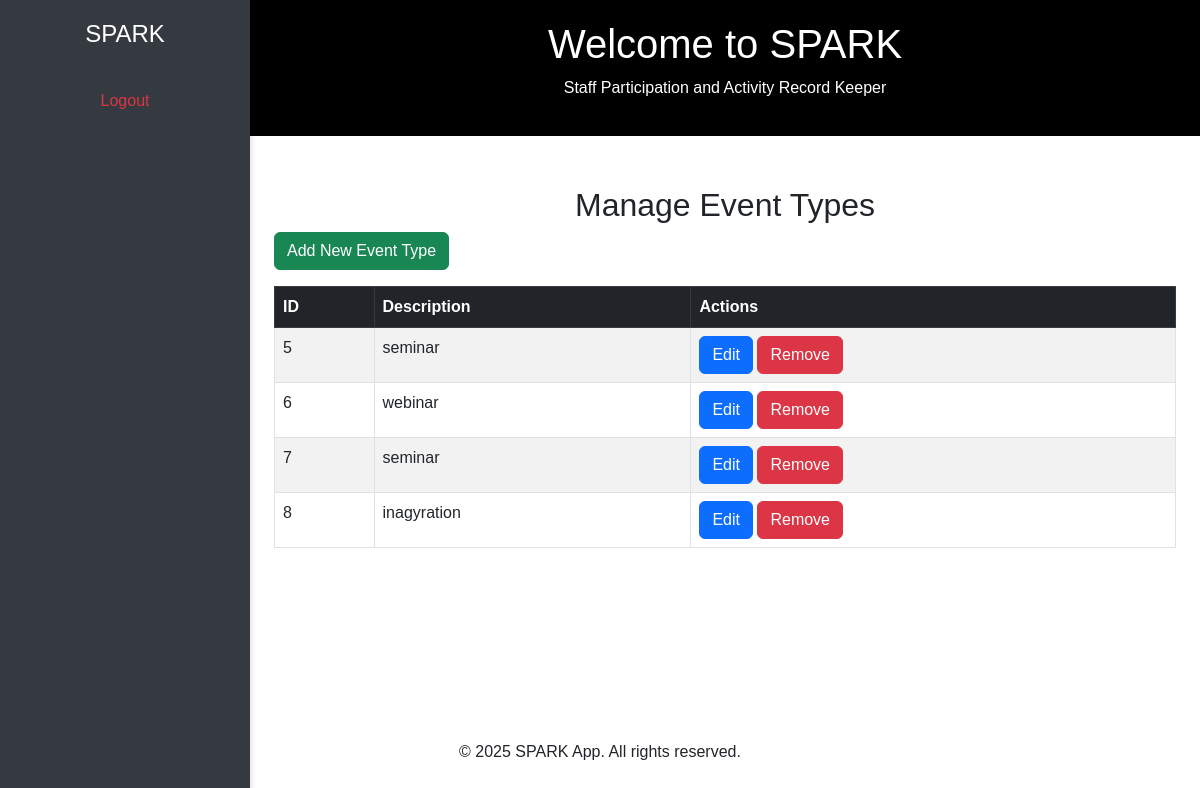
Page /manage-event-type/ (signed in) on the committed database.
### sparkapp/models.py (models this page shows, shortened)
class EventType(models.Model):
    type_id = models.AutoField(primary_key=True)
    type_description = models.CharField(max_length=100, blank=False)

### sparkapp/views.py (the view)
# urls.py: path('manage-event-type/', views.manage_event_type, name='manage_event_type'),
@login_required
def manage_event_type(request):
    event_types = EventType.objects.all()
    return render(request, 'manage_event_type.html', {'event_types': event_types})

### sparkapp/context_processors.py (called while the page is built)
def is_teacher(request):
    return {'is_teacher': request.user.groups.filter(name='Teacher').exists()}

def is_admin(request):
    return {'is_admin': request.user.groups.filter(name='Admin').exists()}

def is_principal(request):
    return {'is_principal': request.user.groups.filter(name='Principal').exists()}

### sparkapp/templates/manage_event_type.html
{% extends 'base.html' %}
{% block content %}
<div class="container">
    <h2 class="text-center mt-4">Manage Event Types</h2>
    <a href="{% url 'add_event_type' %}" class="btn btn-success mb-3">Add New Event Type</a>
    <table class="table table-bordered table-striped">
        <thead class="table-dark">
            <tr>
                <th>ID</th>
                <th>Description</th>
                <th>Actions</th>
            </tr>
        </thead>
        <tbody>
            {% for event_type in event_types %}
                <tr>
                    <td>{{ event_type.type_id }}</td>
                    <td>{{ event_type.type_description }}</td>
                    <td>
                        <a href="{% url 'edit_event_type' event_type.type_id %}" class="btn btn-primary">Edit</a>
                        <a href="{% url 'delete_event_type' event_type.type_id %}" class="btn btn-danger" onclick="return confirm('Are you sure you want to remove this student?')">Remove</a>
                    </td>
                </tr>
            {% empty %}
            <tr>
                <td colspan="3" class="text-center">No Event Types Available</td>
            </tr>
            {% endfor %}
        </tbody>
    </table>
</div>
{% endblock %}

### sparkapp/templates/base.html (style rules this page uses)
body { font-family: 'Arial', sans-serif; display: flex; flex-direction: column; min-height: 100vh; margin: 0; background-color: #ffffff; }
.content .container { margin-top: 50px; }

### rows in the picture
EventType: type_id "5", type_description "seminar"
EventType: type_id "6", type_description "webinar"
EventType: type_id "7", type_description "seminar"
EventType: type_id "8", type_description "inagyration"
